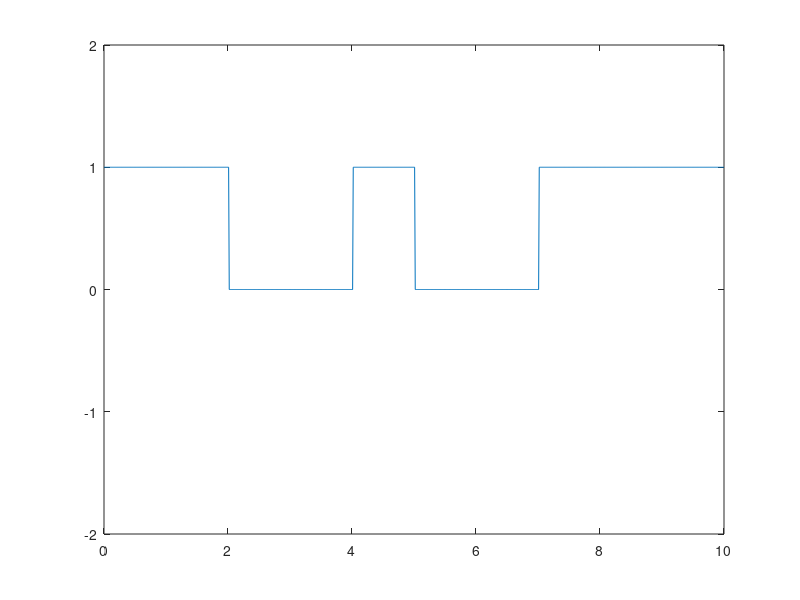

The MATLAB script that drew this image:
N=10;
n=randi([0,1],1,N);
for m=1:N
  if n(m)==1
    nn(m)=1;
  else
    nn(m)=0;
  end
end


i=1;
t=0:.01:length(n);
for j=1:length(t)
	if t(j)<=i
		y(j)=nn(i);
	else
    y(j)=nn(i);
		i=i+1;
  end
end

plot(t,y);
axis([0, N, -2, 2]);
